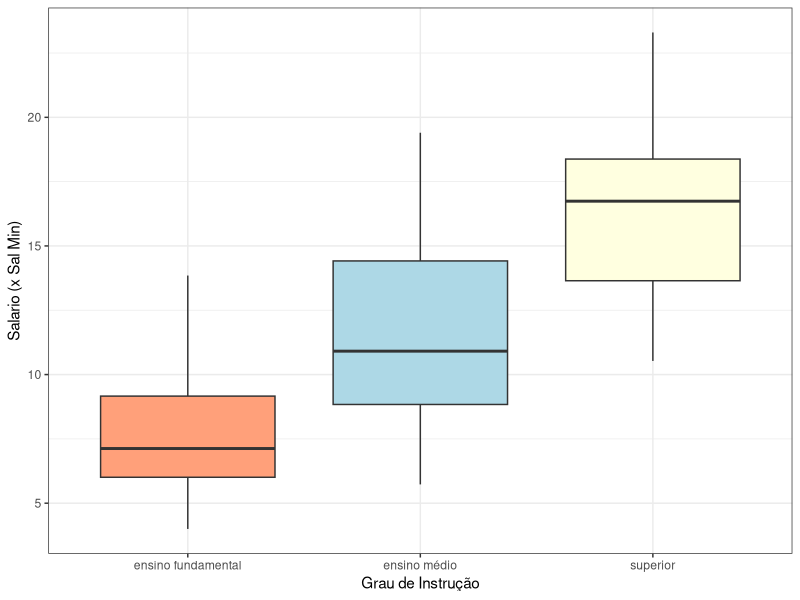

The R source for this figure: (Note: this script raises an error after producing the figure.)
## ---- chunk 1

options(knitr.kable.NA = '-')
library(dplyr)
library(knitr)

## ---- chunk 2
library(dplyr)
library(readxl)
library(knitr)
library(kableExtra)
library(ggplot2)

mb_df <- read_excel(path = here::here("data", "companhia_mb.xlsx"))
## ---- chunk 3

mb_df_arrange <- mb_df %>% 
  dplyr::select("N" ,`Salario (x Sal Min)`, `Grau de Instrução`) %>% 
  rename("ID" = "N") %>% 
  arrange(`Grau de Instrução`)

mb_df_arrange[1:18,] %>%
  kable(#caption = "Tabela de dados brutos.",
        align = 'c',
        format.args = list(decimal.mark = ","), format = "latex") %>% 
  kable_styling() %>%
  row_spec(which(mb_df_arrange[1:18,]$`Grau de Instrução` == "ensino fundamental"), background = "lightsalmon") %>% 
  row_spec(which(mb_df_arrange[1:18,]$`Grau de Instrução` == "ensino médio"), background = "lightblue") %>% 
  row_spec(which(mb_df_arrange[1:18,]$`Grau de Instrução` == "superior"), background = "lightyellow")

## ---- chunk 4

mb_df_arrange[19:36,] %>% 
  kable(#caption = "Tabela de dados brutos.",
        align = 'c',
        format.args = list(decimal.mark = ","), format = "latex") %>% 
  kable_styling() %>%
  row_spec(which(mb_df_arrange[19:36,]$`Grau de Instrução` == "ensino fundamental"), background = "lightsalmon") %>% 
  row_spec(which(mb_df_arrange[19:36,]$`Grau de Instrução` == "ensino médio"), background = "lightblue") %>% 
  row_spec(which(mb_df_arrange[19:36,]$`Grau de Instrução` == "superior"), background = "lightyellow")

## ---- chunk 5

tab <- mb_df_arrange %>% 
  group_by(`Grau de Instrução`) %>% 
  summarize(n = n(),
            `Média` = mean(`Salario (x Sal Min)`),
            `D. Padrão` = sd(`Salario (x Sal Min)`),
            `Variância` = var(`Salario (x Sal Min)`),
            `Min` = min(`Salario (x Sal Min)`),
            `Q1` = quantile(`Salario (x Sal Min)`, 0.25),
            `Q2` = quantile(`Salario (x Sal Min)`, 0.5),
            `Q3` = quantile(`Salario (x Sal Min)`, 0.75),
            `Max` = max(`Salario (x Sal Min)`)
            )

tab2 <- mb_df_arrange %>% 
  summarize(n = n(),
            `Média` = mean(`Salario (x Sal Min)`),
            `D. Padrão` = sd(`Salario (x Sal Min)`),
            `Variância` = var(`Salario (x Sal Min)`),
            `Min` = min(`Salario (x Sal Min)`),
            `Q1` = quantile(`Salario (x Sal Min)`, 0.25),
            `Q2` = quantile(`Salario (x Sal Min)`, 0.5),
            `Q3` = quantile(`Salario (x Sal Min)`, 0.75),
            `Max` = max(`Salario (x Sal Min)`)
            )

tab2$`Grau de Instrução` <- "Global"
tab2 <- tab2[c(names(tab2)[10],names(tab2)[-10])]

tab <- rbind(tab, tab2)

kable(tab,
      caption = "Medidas-resumo para a variável salário, segundo o grau de instrução, na Companhia MB.",
      align = 'c', digits = c(0,0,rep(2,8)),
      format.args = list(decimal.mark = ","), format = "latex") %>% 
  kable_styling() %>%
  row_spec(1, background = "lightsalmon") %>% 
  row_spec(2, background = "lightblue") %>% 
  row_spec(3, background = "lightyellow")
## ---- chunk 6

mb_df_arrange$cor <- NULL
mb_df_arrange$cor <- ifelse(mb_df_arrange$`Grau de Instrução` == "ensino fundamental", "lightsalmon", ifelse(mb_df_arrange$`Grau de Instrução` == "ensino médio", "lightblue", "lightyellow"))


bp <- ggplot(data = mb_df_arrange,
             mapping = aes(x = `Grau de Instrução`,
                           y = `Salario (x Sal Min)`)) +
  geom_boxplot(fill = c("lightsalmon", "lightblue", "lightyellow")) +
  theme_bw()

bp
## ---- chunk 7

set.seed(1000)

iris_ex_1 <- iris %>% 
  filter(Species == "setosa") %>% 
  slice_head(n = 10)

iris_ex_2 <- iris %>% 
  filter(Species == "versicolor") %>% 
  slice_head(n = 10)

iris_ex_3 <- iris %>% 
  filter(Species == "virginica") %>% 
  slice_head(n = 10)

iris_ex <- rbind(iris_ex_1, iris_ex_2)
iris_ex <- rbind(iris_ex, iris_ex_3)

iris_ex %>% 
kable(caption = "Tabela de dados brutos.",
        align = 'c', col.names = c("comprimento da sépala", "largura da sépala", "comprimento da pétala", "largura da pétala", "espécie"),
        format.args = list(decimal.mark = ","), format = "pandoc")

## ---- chunk 8

knitr::include_graphics(here::here('images', 'Statistically-Insignificant-final04.jpg'))
